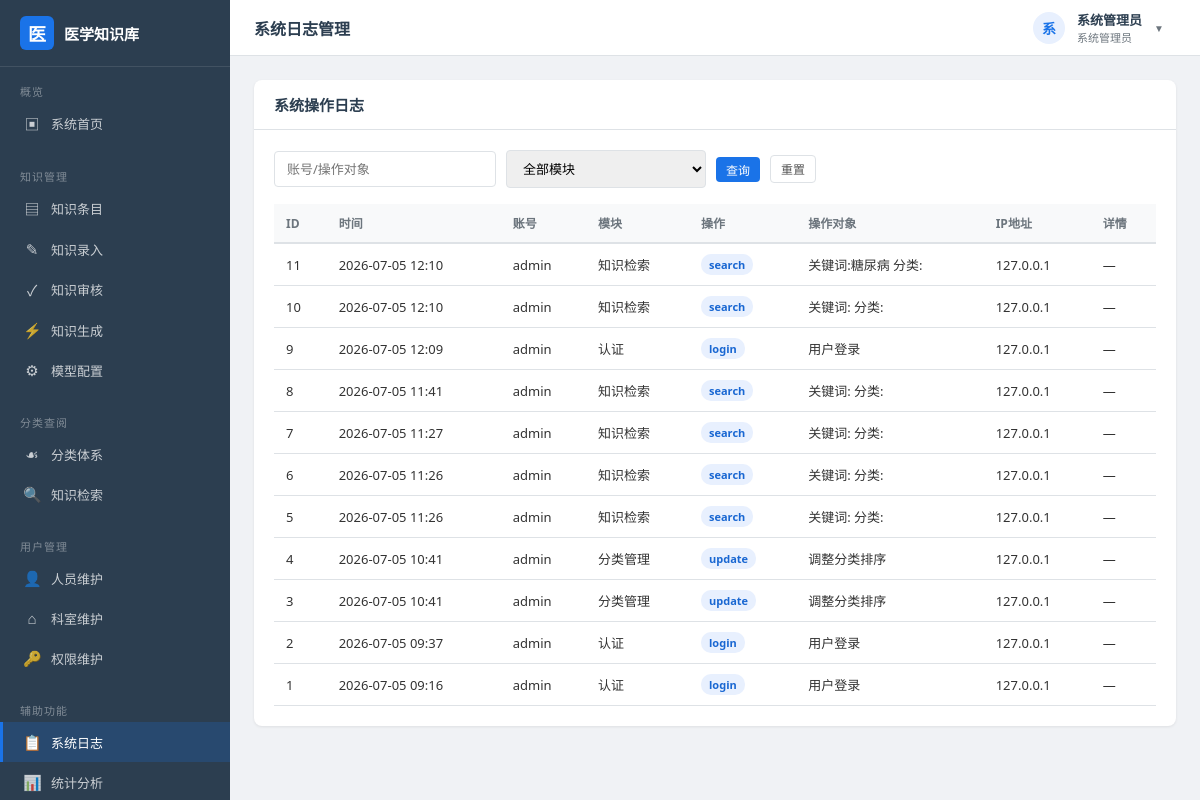
The page /logs (signed in) on the database as committed earlier.
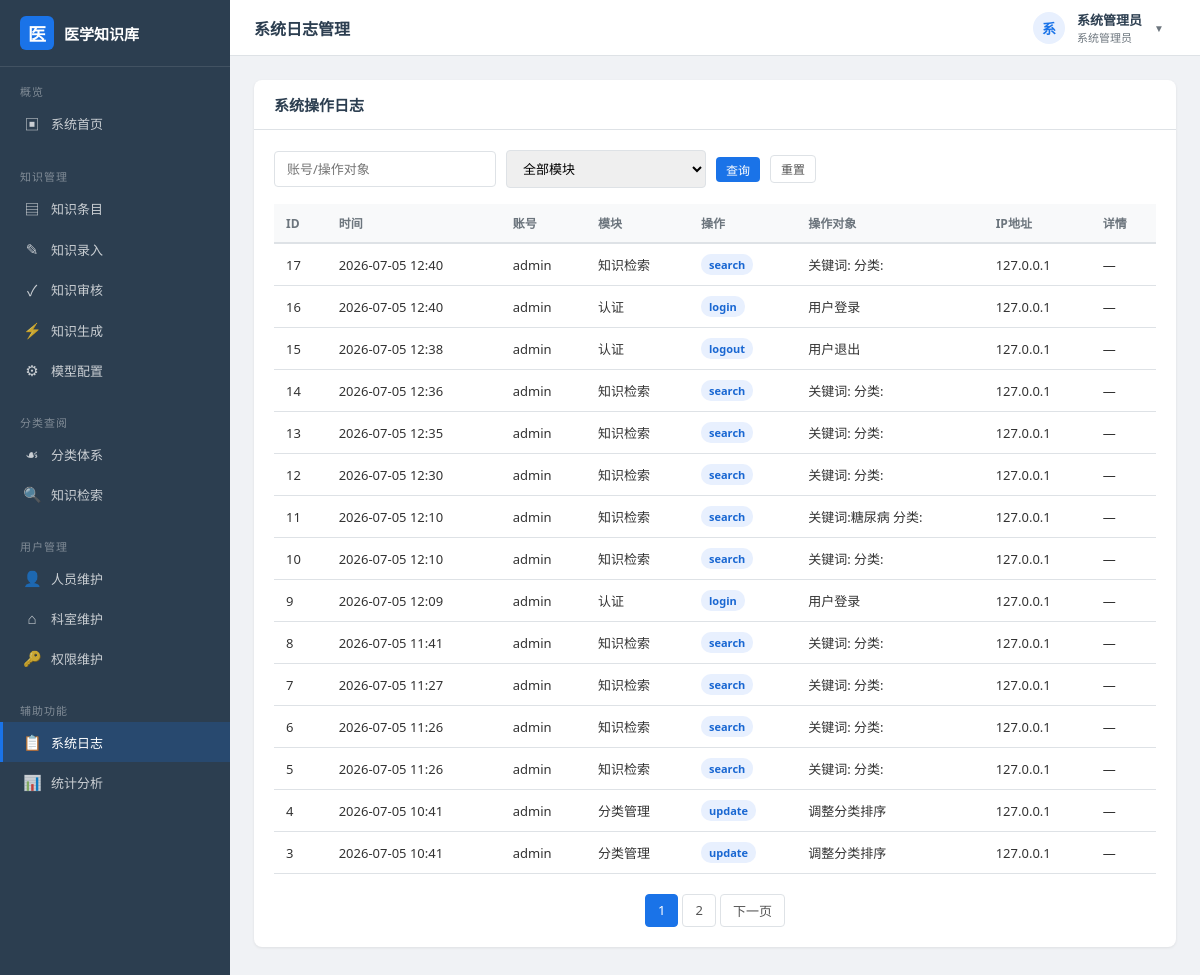
The same page on the database as committed later.
### models.py (models this page shows, shortened)
class AccessLog(db.Model):
    __tablename__ = "access_log"
    id = db.Column(db.Integer, primary_key=True, autoincrement=True)
    user_id = db.Column(db.Integer, db.ForeignKey("user.id"), nullable=True)
    username = db.Column(db.String(50), default="", comment="操作人账号")
    action = db.Column(db.String(50), nullable=False, comment="操作类型")
    module = db.Column(db.String(50), default="", comment="功能模块")
    target = db.Column(db.String(200), default="", comment="操作对象")
    ip_address = db.Column(db.String(50), default="")
    detail = db.Column(db.Text, default="", comment="详情")
    created_at = db.Column(db.DateTime, default=datetime.now)

### app.py (the view)
    @app.route("/logs")
    @login_required
    @permission_required("log_view")
    def log_list():
        keyword = request.args.get("keyword", "").strip()
        module = request.args.get("module", "")
        page = request.args.get("page", 1, type=int)
        query = AccessLog.query
        if keyword:
            query = query.filter(
                db.or_(AccessLog.username.contains(keyword), AccessLog.target.contains(keyword))
            )
        if module:
            query = query.filter_by(module=module)
        pagination = query.order_by(AccessLog.id.desc()).paginate(
            page=page, per_page=app.config["PER_PAGE"], error_out=False
        )
        modules = db.session.query(AccessLog.module).distinct().all()
        return render_template(
            "auxiliary/logs.html",
            logs=pagination.items, pagination=pagination,
            keyword=keyword, module=module,
            modules=[m[0] for m in modules if m[0]],
        )

### app.py (called while the page is built)
def register_before_handlers(app: Flask):
    @app.before_request
    def _load_current_user():
        uid = session.get("uid")
        g.current_user = None
        if uid:
            g.current_user = User.query.get(uid)
    @app.context_processor
    def _inject_globals():
        return {
            "current_user": g.current_user,
            "current_year": datetime.now().year,
        }

def login_required(func):
    @wraps(func)
    def wrapper(*args, **kwargs):
        if not g.current_user:
            flash("请先登录系统", "warning")
            return redirect(url_for("login", next=request.full_path))
        return func(*args, **kwargs)
    return wrapper

def permission_required(perm_code: str):
    def decorator(func):
        @wraps(func)
        def wrapper(*args, **kwargs):
            user = g.current_user
            if not user or not user.role:
                abort(403)
            if not user.role.has_permission(perm_code) and user.role.code != "admin":
                flash("您没有该功能的操作权限", "danger")
                return redirect(url_for("dashboard"))
            return func(*args, **kwargs)
        return wrapper
    return decorator

### templates/auxiliary/logs.html (shortened to what this page needs)
{% extends "layout.html" %}
{% block page_title %}系统日志管理{% endblock %}
{% block content %}
<div class="card">
    <div class="card-header">
        <h3>系统操作日志</h3>
    </div>
    <div class="card-body">
        <form class="search-bar" method="GET">
            <input type="text" name="keyword" class="form-control" placeholder="账号/操作对象" value="{{ keyword }}">
            <select name="module" class="form-control">
                <option value="">全部模块</option>
            </select>
            <button type="submit" class="btn btn-primary btn-sm">查询</button>
            <a href="{{ url_for('log_list') }}" class="btn btn-default btn-sm">重置</a>
        </form>
        <table class="data-table">
            <thead>
                <tr>
                    <th>ID</th>
                    <th>时间</th>
                    <th>账号</th>
                    <th>模块</th>
                    <th>操作</th>
                    <th>操作对象</th>
                    <th>IP地址</th>
                    <th>详情</th>
                </tr>
            </thead>
            <tbody>
                {% for log in logs %}
                <tr>
                    <td>{{ log.id }}</td>
                    <td>{{ log.created_at|fmt_date }}</td>
                    <td>{{ log.username }}</td>
                    <td>{{ log.module }}</td>
                    <td><span class="badge badge-manual">{{ log.action }}</span></td>
                    <td>{{ log.target or '—' }}</td>
                    <td>{{ log.ip_address }}</td>
                    <td style="max-width:250px; overflow:hidden; text-overflow:ellipsis; white-space:nowrap;">{{ log.detail or '—' }}</td>
                </tr>
                {% endfor %}
            </tbody>
        </table>
        {% if pagination.pages > 1 %}
        <div class="pagination">
            {% for p in range(1, pagination.pages + 1) %}
                {% if p == pagination.page %}
                    <span class="current">{{ p }}</span>
                {% else %}
                    <a href="{{ url_for('log_list', page=p, keyword=keyword, module=module) }}">{{ p }}</a>
                {% endif %}
            {% endfor %}
            {% if pagination.has_next %}
                <a href="{{ url_for('log_list', page=pagination.next_num, keyword=keyword, module=module) }}">下一页</a>
            {% endif %}
        </div>
        {% endif %}
    </div>
</div>
{% endblock %}

Rows that differ between the two databases and show on the page:
no longer on this page (row unchanged): AccessLog: id "2", created_at|fmt_date "2026-07-05 09:37", username "admin", module "认证", action "login", target "用户登录", ip_address "127.0.0.1", detail "—"
no longer on this page (row unchanged): AccessLog: id "1", created_at|fmt_date "2026-07-05 09:16", username "admin", module "认证", action "login", target "用户登录", ip_address "127.0.0.1", detail "—"
added AccessLog: id "17", created_at|fmt_date "2026-07-05 12:40", username "admin", module "知识检索", action "search", target "关键词: 分类:", ip_address "127.0.0.1", detail "—"
added AccessLog: id "16", created_at|fmt_date "2026-07-05 12:40", username "admin", module "认证", action "login", target "用户登录", ip_address "127.0.0.1", detail "—"
added AccessLog: id "15", created_at|fmt_date "2026-07-05 12:38", username "admin", module "认证", action "logout", target "用户退出", ip_address "127.0.0.1", detail "—"
added AccessLog: id "14", created_at|fmt_date "2026-07-05 12:36", username "admin", module "知识检索", action "search", target "关键词: 分类:", ip_address "127.0.0.1", detail "—"
added AccessLog: id "13", created_at|fmt_date "2026-07-05 12:35", username "admin", module "知识检索", action "search", target "关键词: 分类:", ip_address "127.0.0.1", detail "—"
added AccessLog: id "12", created_at|fmt_date "2026-07-05 12:30", username "admin", module "知识检索", action "search", target "关键词: 分类:", ip_address "127.0.0.1", detail "—"
Other text that changed with them:
new list line: "1"
new list line: "2"
text now shown: "下一页"
